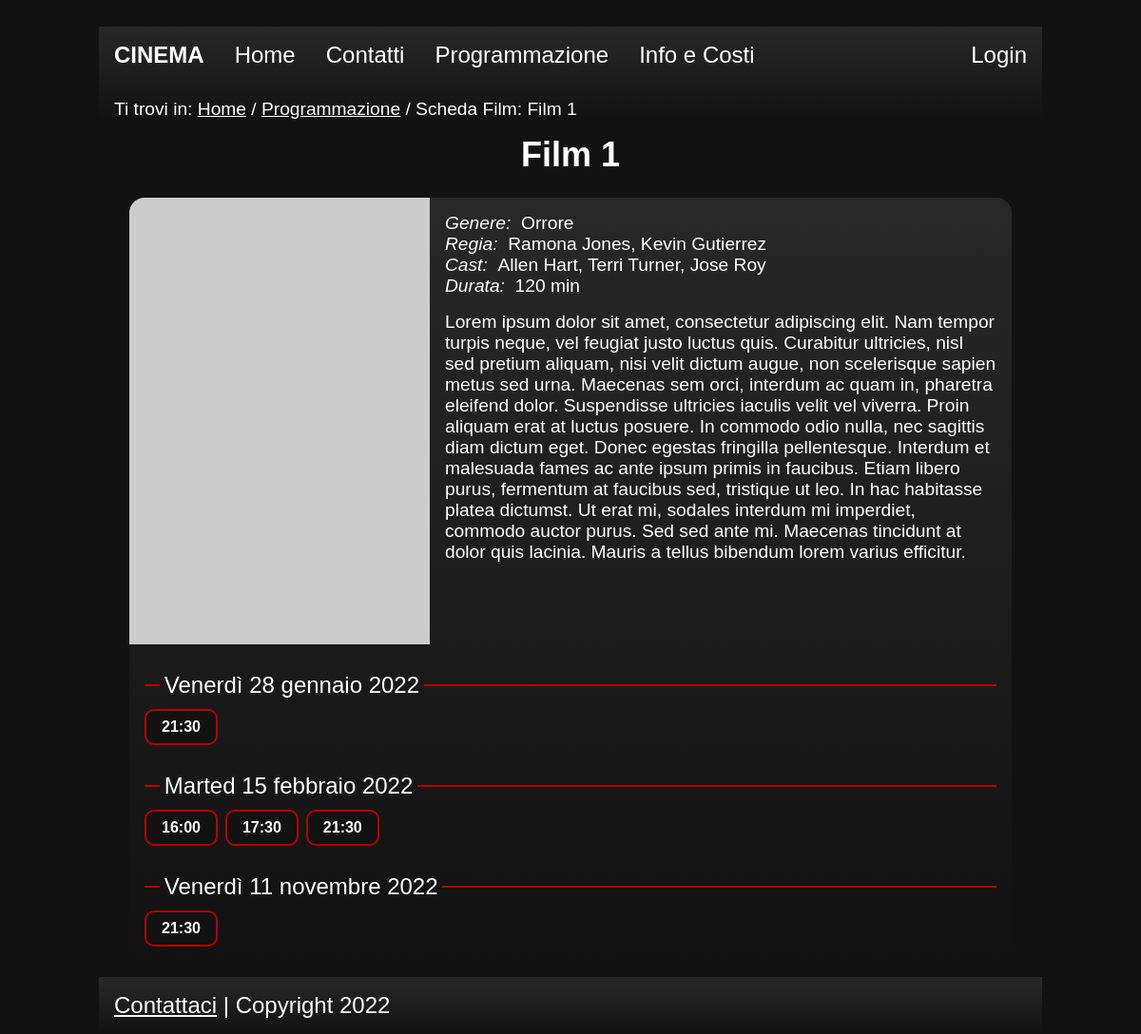
Page /php/schedafilm.php?idfilm=1 on the committed database.
### tables this page shows
CREATE TABLE Film (
	ID INT NOT NULL AUTO_INCREMENT,
	Titolo VARCHAR(255) NOT NULL,
	Genere VARCHAR(20) NOT NULL,
	DataUscita DATE NULL,
	Descrizione VARCHAR(3000) NOT NULL,
	SrcImg VARCHAR(100) NOT NULL,
	Durata INT NOT NULL,
	PRIMARY KEY (ID)
);

CREATE TABLE Proiezione (
	ID INT NOT NULL AUTO_INCREMENT,
	Data DATE NOT NULL,
	IDFilm INT NOT NULL,
	NumeroSala SMALLINT NOT NULL,
	PRIMARY KEY (ID),
	UNIQUE(Data, IDFilm, NumeroSala),
	FOREIGN KEY (IDFilm) REFERENCES Film(ID) ON DELETE CASCADE,
	FOREIGN KEY (NumeroSala) REFERENCES Sala(Numero) ON DELETE CASCADE

);

CREATE TABLE Orario (
	Ora TIME NOT NULL,
	IDProiezione INT NOT NULL,
	PRIMARY KEY (Ora, IDProiezione),
	FOREIGN KEY(IDProiezione) REFERENCES Proiezione(ID) ON DELETE CASCADE
);

### php/SingletonDB.php (called while the page is built, shortened)
<?php
    class SingletonDB{
        private static $instance = null;
        public static function getInstance(){
            if (!self::$instance){
                self::$instance = new self();
            }
            return self::$instance;
        }
        public function getConnection(){
            global $connection;
            return $connection;
        }
    }
?>

### php/utils/generateItalianDate.php (called while the page is built)
<?php
	function generateItalianDate($data) {
		$timestamp = date_timestamp_get(date_create($data));
		$mesi = array(1=>'gennaio', 'febbraio', 'marzo', 'aprile',
               'maggio', 'giugno', 'luglio', 'agosto',
               'settembre', 'ottobre', 'novembre','dicembre');
		$giorni = array('Sunday' => 'Domenica','Monday' => 'Lunedì','Tuesday' => 'Marted','Wednesday' => 'Mercoledì',
                'Thursday'=> 'Giovedì','Friday' => 'Venerdì','Saturday' => 'Sabato');
		list($nomeGiorno, $giorno, $mese, $anno) = explode('-',date('l-d-m-Y', $timestamp));
		return $giorni[$nomeGiorno] . ' ' . $giorno . ' ' . $mesi[intval($mese)] . ' ' . $anno;
	}
?>

### php/utils/createCastStr.php (called while the page is built)
<?php
	function createCastStr($result) {
		$actors = '';
		$directors = '';
		if(!empty($result) && $result->num_rows > 0){
			while($row = $result->fetch_assoc()) {
				if ($row['Ruolo']=='A')
					$actors .= $row['Nome'] . ' ' . $row['Cognome'] . ', ';
				else
					$directors .= $row['Nome'] . ' ' . $row['Cognome'] . ', ';
			}
			$actors = substr($actors, 0, -2);
			$directors = substr($directors, 0, -2);
		}
		return array('A' => $actors,
					 'R' => $directors);
	}
?>

### php/schedafilm.php (the view, shortened to what this page needs)
<?php
include "SingletonDB.php";
include "utils/createCastStr.php";
include "utils/generateItalianDate.php";
if (isset($_GET["idfilm"]) && is_numeric($_GET["idfilm"])) {
    $db = SingletonDB::getInstance();
    $preparedQuery = $db
        ->getConnection()
        ->prepare("SELECT * FROM Film WHERE Film.ID=?");
    $preparedQuery->bind_param("i", $_GET["idfilm"]);
    $preparedQuery->execute();
    $result1 = $preparedQuery->get_result();
    $preparedQuery2 = $db
        ->getConnection()
        ->prepare(
            "SELECT * FROM CastFilm JOIN Afferisce ON CastFilm.ID = Afferisce.IDCast WHERE Afferisce.IDFilm =?"
        );
    $preparedQuery2->bind_param("i", $_GET["idfilm"]);
    $preparedQuery2->execute();
    $result2 = $preparedQuery2->get_result();
    $preparedQuery3 = $db
        ->getConnection()
        ->prepare(
            "SELECT Data, Proiezione.ID as IDProiezione FROM Proiezione INNER JOIN Film ON Proiezione.IDFilm = Film.ID WHERE Film.ID=? ORDER BY Data"
        );
    $preparedQuery3->bind_param("i", $_GET["idfilm"]);
    $preparedQuery3->execute();
    $result3 = $preparedQuery3->get_result();
    $db->disconnect();
    if (
        !empty($result1) &&
        $result1->num_rows > 0 &&
        !empty($result2) &&
        $result2->num_rows > 0
    ) {
        $dataFilm = $result1->fetch_assoc();
        $cast = createCastStr($result2);
        $document = file_get_contents("../html/template.html");
			if (isset($_SESSION["a"])) {
		$document = str_replace("<LOGIN>", $_SESSION["a"], $document);
		$document = str_replace(
        "<LINK>",
        "./area_utenti.php?action=getProfile",
        $document
			);
		} else {
    $document = str_replace("<LOGIN>", "Login", $document);
    $document = str_replace(
        "<LINK>",
        "./area_utenti.php?action=login_page",
        $document
			);
		}
        $schedafilm_content = file_get_contents(
            "../html/schedafilm_content.html"
        );
        $document = str_replace(
            "<PAGETITLE>",
            $dataFilm["Titolo"] . " - PNG Cinema",
            $document
        );
        $document = str_replace("<KEYWORDS>", $dataFilm["Titolo"], $document);
        $document = str_replace(
            "<DESCRIPTION>",
            "Scheda informativa del film: " . $dataFilm["Titolo"],
            $document
        );
        $document = str_replace(
            "<BREADCRUMB>",
            '<a href="home.php">Home</a> / <a href="programmazione.php">Programmazione</a> / '.
            'Scheda Film: ' .
            $dataFilm["Titolo"],
            $document
        );
		if(isset($_SESSION["admin"])&&$_SESSION["admin"]){
			$document = str_replace("<ADMIN>","<li><a href='admin.php'>Amministrazione</a></li>",$document);
		}
		else {
			$document = str_replace("<ADMIN>","",$document);
		}
        $document = str_replace("<JAVASCRIPT-HEAD>", "", $document);
        $document = str_replace("<JAVASCRIPT-BODY>", "", $document);
        $schedafilm_content = str_replace(
            "<FILM-TITLE>",
            $dataFilm["Titolo"],
            $schedafilm_content
        );
        $schedafilm_content = str_replace(
            "<FILM-IMG>",
            '<img src=\'' .
                $dataFilm["SrcImg"] .
                ' \' alt=\'' .
                "Locandina " . $dataFilm["Titolo"] .
                '\'/>',
            $schedafilm_content
        );
        $schedafilm_content = str_replace(
            "<FILM-GENRE>",
            $dataFilm["Genere"],
            $schedafilm_content
        );
        $schedafilm_content = str_replace(
            "<RUNNING-TIME>",
            $dataFilm["Durata"] . " min",
            $schedafilm_content
        );
        $schedafilm_content = str_replace(
            "<FILM-DIRECTOR>",
            $cast["R"],
            $schedafilm_content
        );
        $schedafilm_content = str_replace(
            "<FILM-CAST>",
            $cast["A"],
            $schedafilm_content
        );
        $schedafilm_content = str_replace(
            "<FILM-DESC>",
            $dataFilm["Descrizione"],
            $schedafilm_content
        );
        if (!empty($result3) && $result3->num_rows) {
            $filmscreeningfield_template = file_get_contents(
                "../html/items/filmscreeningfield.html"
            );
            $filmscreeningfields = "";
            while ($row = $result3->fetch_assoc()) {
                $filmscreeningfield = $filmscreeningfield_template;
				$filmscreeningfield = str_replace(
                    "<DATA>",
					generateItalianDate($row["Data"]),
                    $filmscreeningfield
                );
				$filmscreeningfield = str_replace(
					"<IDPROIEZ-HIDDEN>",
					'<input type="hidden" name="idproiez" value="' .
					$row["IDProiezione"] .
					'" />',
					$filmscreeningfield
				);
                $db->connect();
                $preparedQuery4 = $db
                    ->getConnection()
                    ->prepare(
                        "SELECT * FROM Film INNER JOIN Proiezione ON (Film.ID = Proiezione.IDFilm) INNER JOIN Orario ON (Proiezione.ID = Orario.IDProiezione) WHERE Film.ID = ? AND Proiezione.Data = ?"
                    );
                $preparedQuery4->bind_param(
                    "is",
                    $_GET["idfilm"],
                    $row["Data"]
                );
                $preparedQuery4->execute();
                $result4 = $preparedQuery4->get_result();
                $db->disconnect();
                $hour_fields = "";
                while ($orarioRow = $result4->fetch_assoc()) {
                    $hour_field =
                        '<input type="submit" name="orario" value="' .
                        substr($orarioRow["Ora"], 0, -3) .
                        '"/>';
                    $hour_fields .= $hour_field;
                }
                $filmscreeningfield = str_replace(
                    "<HOURS-INPUTS>",
                    $hour_fields,
                    $filmscreeningfield
                );
                $filmscreeningfields .= $filmscreeningfield;
            }
            $schedafilm_content = str_replace(
                "<SCREENING-FIELDS>",
                $filmscreeningfields,
                $schedafilm_content
            );
        }
        $document = str_replace("<CONTENT>", $schedafilm_content, $document);
        echo $document;
    } else {
        header("Location: 404.php");
        die();
    }
} else {
    header("Location: 404.php");
    die();
}
?>

### css/style.css (style rules this page uses)
:root { --primary-color: #121212; --secondary-color: #b80000; --gradient-first-color: #282828; --gradient-last-color: #121212; --visited-links: #BBBBBB; --text-color: white; --error-color: #C2B800; --links-hover-color: #ffdd36; }
* { padding: 0; margin: 0; color: var(--text-color); }
html { font-size: 100%; font-family: "Arial", sans-serif; margin: auto; max-width: 1024px; background-color: var(--primary-color); }
body { margin:0; padding:0; font-size:1.5rem; margin:auto; }
header h1 { padding: 1rem; font-size: 1.5rem; }
.headerWrapper { background-image: linear-gradient(var(--gradient-first-color), var(--gradient-last-color)); }
nav ul { list-style-type: none; }
#loginLink { margin-left: auto; }
nav li a, nav li p { display: block; text-align: center; text-decoration: none; padding: 1rem; }
.breadcrumbs { margin: 1rem; font-size: 1.2rem; }
footer { background-image: linear-gradient(var(--gradient-first-color), var(--gradient-last-color)); width: calc(100% - 2rem); padding: 1rem; }
body { margin-left: 1rem; margin-right: 1rem; }
#filmPageTitle { text-align:center; }
#filmPageCard { margin: 2rem; border-radius: 1rem; overflow:hidden; background-image: linear-gradient(var(--gradient-first-color), var(--gradient-last-color)); margin-bottom: 1rem; margin-top: 1.5rem; }
#filmDataContainer { display:flex; align-items: flex-start; }
#filmData { margin: 0.5rem; padding: 0.5rem; font-size: 1.2rem; }
#filmData dt { float: left; clear: left; font-style: italic; }
#filmData dl { margin-bottom:1rem; border-radius: 1rem; }
#filmData dt:after { content: "\00a0"; }
#filmPageCard form { margin: 1rem; }
#filmPageCard form input[type=submit] { background-color: var(--primary-color); border: 2px solid var(--secondary-color); color: #fff; border-radius: 10px; padding: 0.5rem 1rem; text-decoration: none; margin-right: 0.5rem; margin-top: 0.4rem; cursor: pointer; font-size: 1rem; font-weight: 800; }
#filmPageCard form fieldset { margin-top: 1.5rem; border: 0; border-top: 2px solid var(--secondary-color); }
#filmPageCard form legend { padding: 0.3rem; margin-left: 1rem; }
@media (min-width: 865px) { header, ul { display: flex; flex-direction: row; width: 100%; } }
@media (min-width: 865px) { nav { width: 100%; } }
@media (min-width: 865px) { #loginLink { margin-left: auto; } }

### rows in the picture
film: SrcImg+Titolo "Film 1 Genere: Orrore Regia: Ramona Jones, Kevin Gutierrez Cast: Allen Hart, Terri Turner, Jose Roy Durata: 120 min Lorem ipsum dolor sit amet, consectetur adipiscing elit. Nam tempor turpis neque, vel feugiat justo luctus quis. Curabitur ultricies, nisl sed pretium aliquam, nisi velit dictum augue, non scelerisque sapien metus sed urna. Maecenas sem orci, interdum ac quam in, pharetra eleifend dolor. Suspendisse ultricies iaculis velit vel viverra. Proin aliquam erat at luctus posuere. In commodo odio nulla, nec sagittis diam dictum eget. Donec egestas fringilla pellentesque. Interdum et malesuada fames ac ante ipsum primis in faucibus. Etiam libero purus, fermentum at faucibus sed,…", orario "21:30 21:30"
proiezione: Data "Venerdì 28 gennaio 2022"
proiezione: Data "Marted 15 febbraio 2022"
orario: orario "16:00"
orario: orario "17:30"
orario: orario "21:30"
proiezione: Data "Venerdì 11 novembre 2022"

### other values in the picture
str_replace("<LOGIN>", "Login", $document) "CINEMA Home Contatti Programmazione Info e Costi Login Ti trovi in: Home / Programmazione / Scheda Film: Film 1 Contattaci | Copyright 2022"
